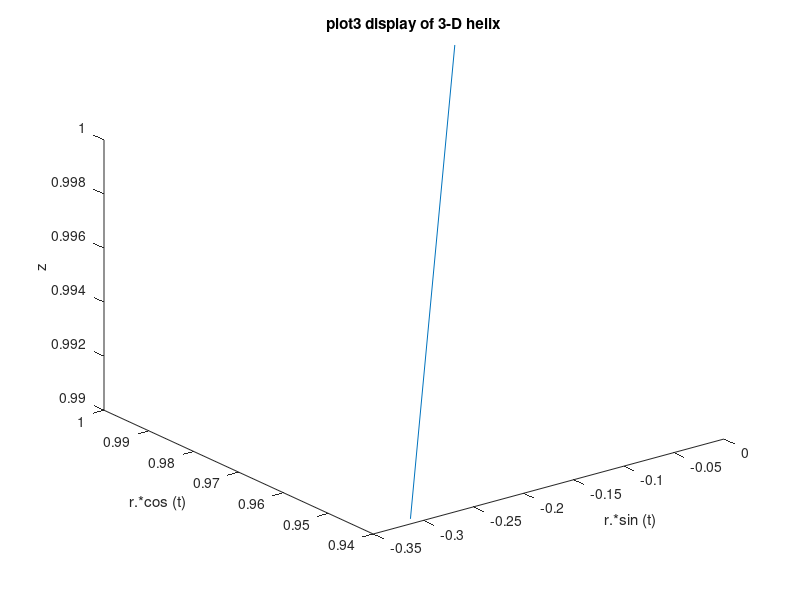

This chart was generated by the following MATLAB code:
%https://docs.octave.org/v9.2.0/Script-Files.html
%source("/var/www/html/isbn-3-540-32612-X-Scientific-computing-with-Matlab-and-Octave/snake-delete-handle-WIP.m")
1;
clf();
gcf();

NbSegments= 100;

Tmax=10*pi;
eps=Tmax/NbSegments;
t = 0:eps:Tmax;
r = linspace (0, 1, numel (t));
z = linspace (0, 1, numel (t));

T = r.*sin (t);
R = r.*cos (t);
Z = z;



for i = 1:NbSegments
				%fib(i) = fib(i-1) + fib(i-2);
  printf( "%i\n",i)
  
  tt0=T(i);
  rr0=R(i);
  zz0=Z(i);

  tt2=T(i+1);
  rr2=R(i+1);
  zz2=Z(i+1);


  
  tt(1)=tt0;
  tt(2)=tt2;

  rr(1)=rr0;
  rr(2)=rr2;

  zz(1)=zz0;
  zz(2)=zz2;
  

  plot3 (tt, rr, zz);%1 segment for future handle  
endfor


xlabel ("r.*sin (t)");
ylabel ("r.*cos (t)");
zlabel ("z");
title ("plot3 display of 3-D helix");



